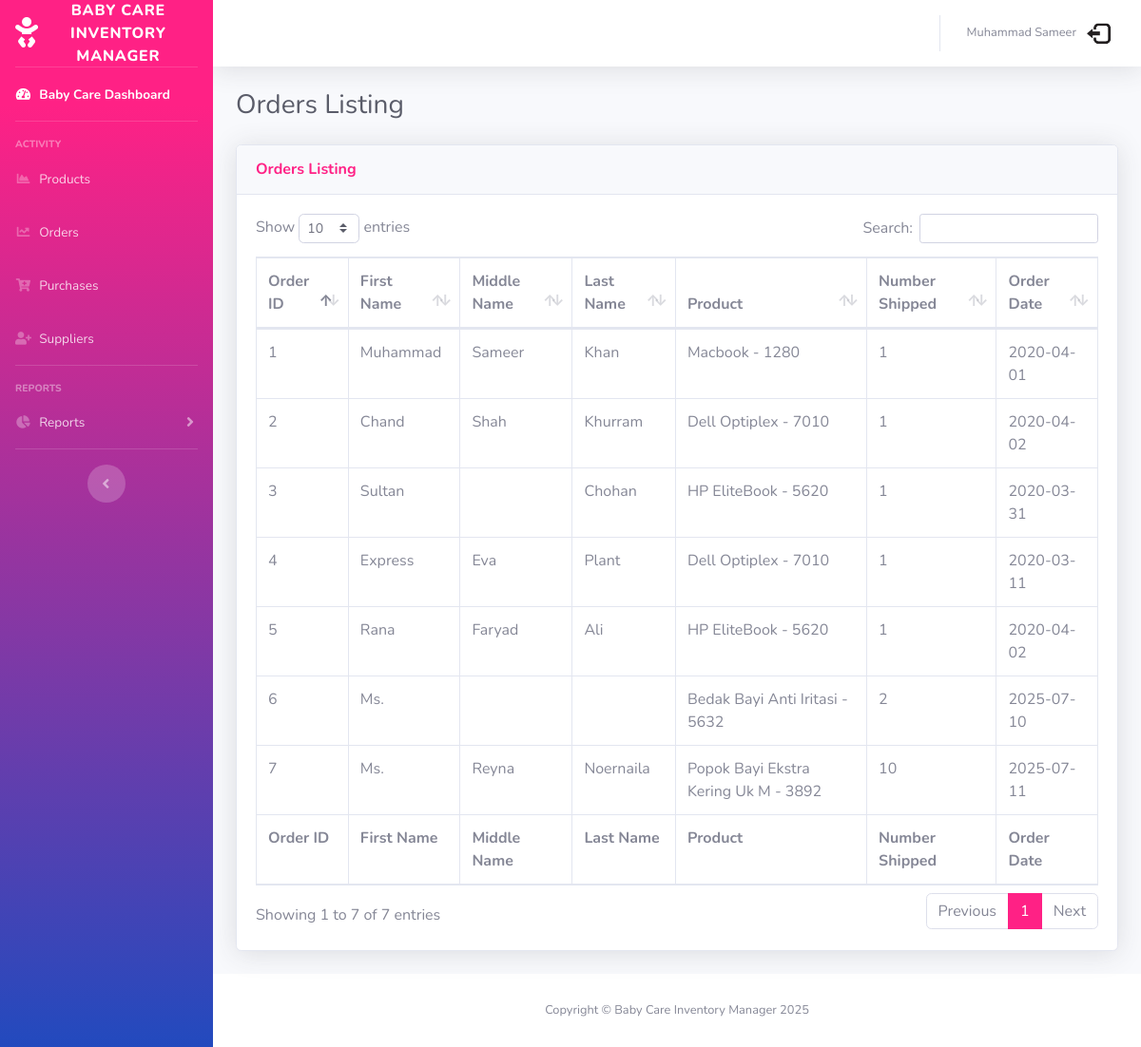
The app's page /orderl (signed in) with its own data.
### tables this page shows
CREATE TABLE 'orders' ('orderId' integer PRIMARY KEY AUTOINCREMENT NOT NULL, 'first' text NOT NULL, 'middle' text, 'last' text,'product_name' text NOT NULL, 'numberOut' integer NOT NULL, 'oDate' date NOT NULL);

CREATE TABLE 'products' ('id' integer PRIMARY KEY AUTOINCREMENT NOT NULL, 'productName' text, 'partNumber' text, 'productLabel' text, 'startingInventory' integer,'inventoryIn' integer,'inventoryOut' integer,'inventoryOnHand' integer, 'minimumReq' integer);

### application.py (the view)
@app.route("/orderl", methods=["GET", "POST"])
@login_required
def orderl():
    rows = db.execute("SELECT orderId, first, middle, last, product_name, numberOut, oDate, partNumber FROM orders JOIN products ON orders.product_name = products.productName")
    return render_template("orderl.html", rows = rows)

### application.py (called while the page is built)
@app.after_request
def after_request(response):
    response.headers["Cache-Control"] = "no-cache, no-store, must-revalidate"
    response.headers["Expires"] = 0
    response.headers["Pragma"] = "nocache"
    return response

### functions.py (called while the page is built)
def login_required(f):
    @wraps(f)
    def decorated_function(*args, **kwargs):
        if session.get("user_id") is None:
            return redirect("/login")
        return f(*args, **kwargs)
    return decorated_function

### templates/orderl.html (shortened to what this page needs)
{% extends "layout.html" %}
{% block heading %}
  Orders Listing
{% endblock %}
  {% block head %}
  <link href="/static/vendor/datatables/dataTables.bootstrap4.min.css" rel="stylesheet">
  {% endblock %}
{% block main %}
          <div class="card shadow mb-4">
            <div class="card-header py-3">
              <h6 class="m-0 font-weight-bold text-primary">Orders Listing</h6>
            </div>
            <div class="card-body">
              <div class="table-responsive">
                <table class="table table-bordered" id="dataTable" width="100%" cellspacing="0">
                  <thead>
                    <tr>
                      <th>Order ID</th>
                      <th>First Name</th>
                      <th>Middle Name</th>
                      <th>Last Name</th>
                      <th>Product</th>
                      <th>Number Shipped</th>
                      <th>Order Date</th>
                    </tr>
                  </thead>
                  <tfoot>
                    <tr>
                      <th>Order ID</th>
                      <th>First Name</th>
                      <th>Middle Name</th>
                      <th>Last Name</th>
                      <th>Product</th>
                      <th>Number Shipped</th>
                      <th>Order Date</th>
                    </tr>
                  </tfoot>
                  <tbody>
                    {% for row in rows %}
                    <tr>
                      <td>{{ row["orderId"] }}</td>
                      <td>{{ row["first"] }}</td>
                      <td>{{ row["middle"] }}</td>
                      <td>{{ row["last"] }}</td>
                      <td>{{ row["product_name"] }} - {{ row["partNumber"] }}</td>
                      <td>{{ row["numberOut"] }}</td>
                      <td>{{ row["oDate"] }}</td>
                    </tr>
                    {% endfor %}
                  </tbody>
                </table>
              </div>
            </div>
          </div>
        </div>
 {% endblock %}

### records on screen
orders: orderId "1", first "Muhammad", middle "Sameer", last "Khan", product_name "Macbook", partNumber "1280", numberOut "1", oDate "2020-04-01"
orders: orderId "2", first "Chand", middle "Shah", last "Khurram", product_name "Dell Optiplex", partNumber "7010", numberOut "1", oDate "2020-04-02"
orders: orderId "3", first "Sultan", last "Chohan", product_name "HP EliteBook", partNumber "5620", numberOut "1", oDate "2020-03-31"
orders: orderId "4", first "Express", middle "Eva", last "Plant", product_name "Dell Optiplex", partNumber "7010", numberOut "1", oDate "2020-03-11"
orders: orderId "5", first "Rana", middle "Faryad", last "Ali", product_name "HP EliteBook", partNumber "5620", numberOut "1", oDate "2020-04-02"
orders: orderId "6", first "Ms.", product_name "Bedak Bayi Anti Iritasi", partNumber "5632", numberOut "2", oDate "2025-07-10"
orders: orderId "7", first "Ms.", middle "Reyna", last "Noernaila", product_name "Popok Bayi Ekstra Kering Uk M", partNumber "3892", numberOut "10", oDate "2025-07-11"

### other values on screen
{{ session.fullname }} "Muhammad Sameer"
